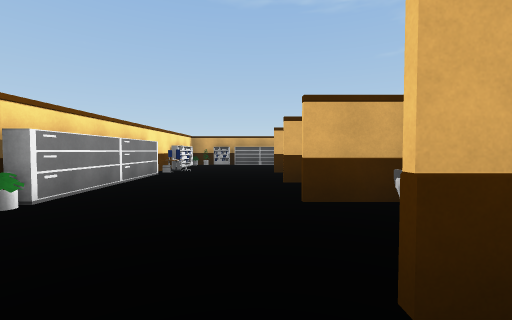
view 1 (above)

19 first-person views from a walk through a 3-D level made in the Unity game engine. The camera is 1.3 m above the floor, tilts 2° down and sees 90° across. The floor is counted in squares, 2.4 m on a side. Each view is taken from the middle of a square. On the plan, view 1 faces up. The plan holds only what a view shows up to about 9 squares ahead; the rest is blank. The place goes on beyond the plan. The player character is not drawn. Some animated figures are not drawn.

view 2
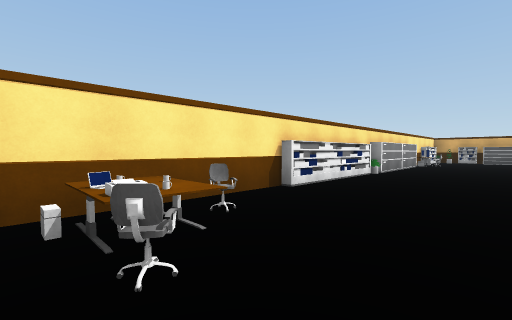

view 3
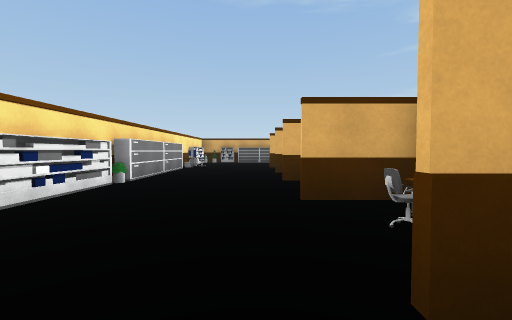

view 4
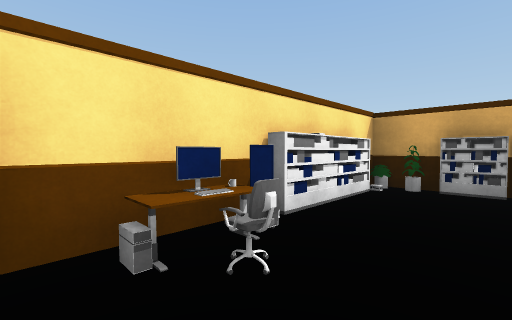

view 5
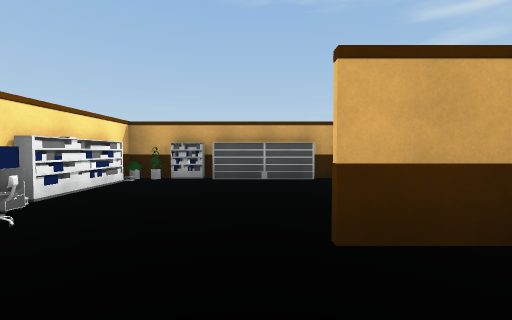

view 6
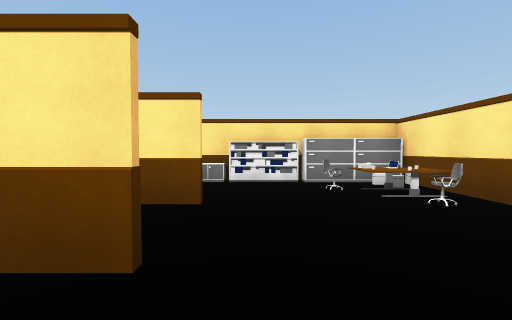

view 7
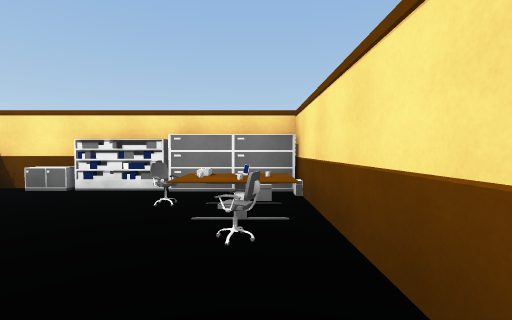

view 8
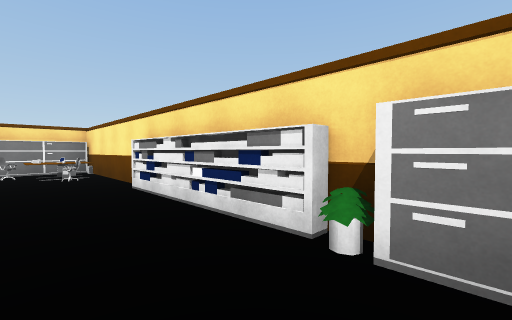

view 9
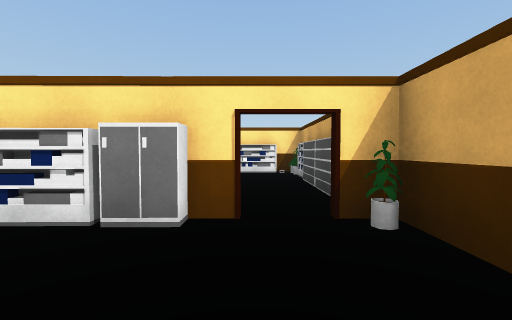

view 10
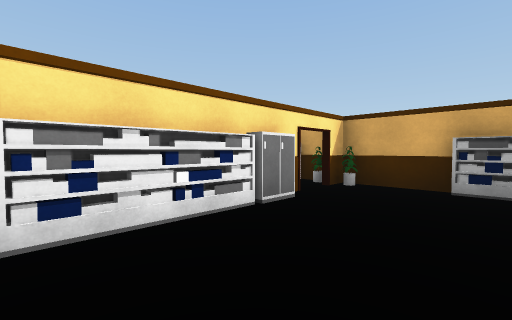

view 11
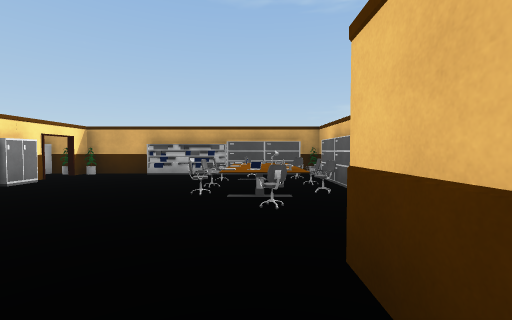

view 12
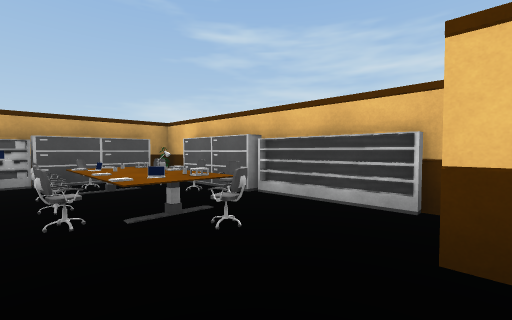

view 13
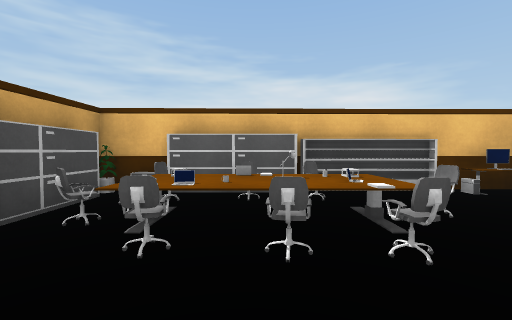

view 14
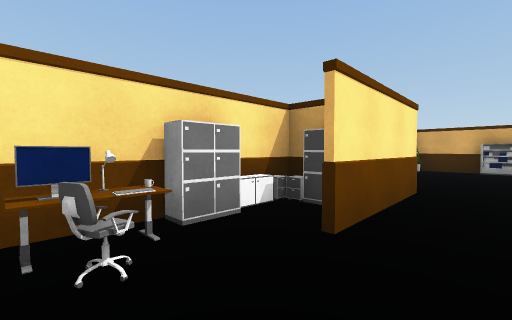

view 15
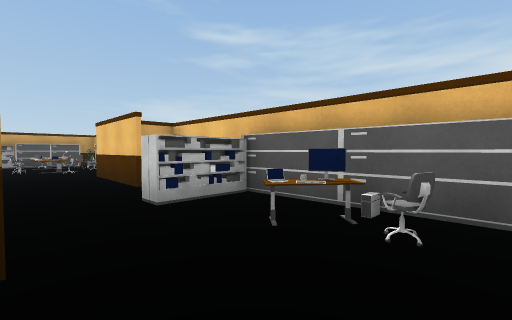

view 16
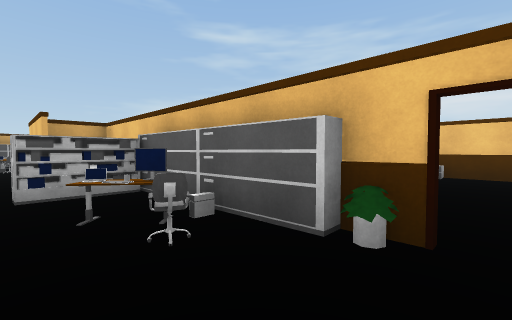

view 17
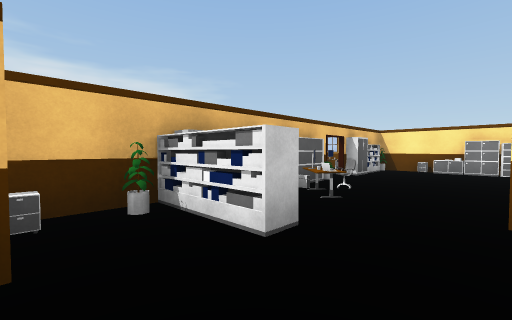

view 18
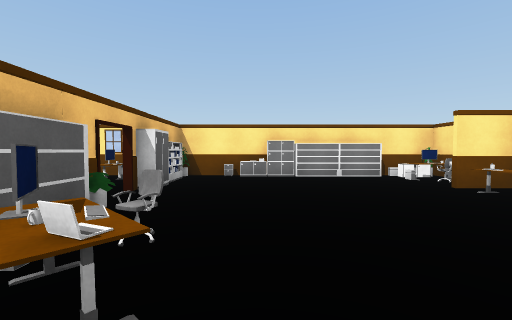

view 19
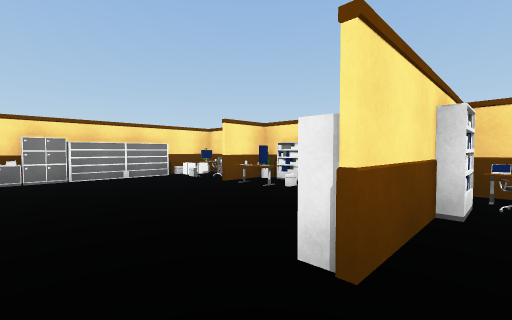

### Floor plan
Key: @ floor where view 1 was taken; # wall or solid block; . floor; S shelf; M monitor; C chair; L laptop; A cabinet; K keyboard; O other object.
Columns run from 3 left of view 1 to 9 right of it. Each row starts with its distance up from view 1.
 10 #OSS#O#S#AO#
  9 #S.. ...CCC
  8 #M.. A..COC
  7 #O.. S  CLC
  6 ##..## ..C.S
  5 #...  # ..O#
  4 #...#AA  .#
  3 #...#OA . O
  2 #O..OMC. SS
  1 #.  # CS .O
  0 #O @O  SSMK
 -1 #.  # ... L
 -2 #C . SM. .C.
 -3 #L.   A...A.
 -4 OLC.  O... SO
 -5 #A#SA##SAOO #

Positions as (right, up) in squares from view 1, and headings:
1: (0, 0), facing up
2: (0, -4), facing up-left
3: (0, -2), facing up
4: (-1, 6), facing up-left
5: (0, 5), facing up
6: (0, 0), facing down
7: (-2, -1), facing down
8: (-1, 3), facing down-left
9: (4, 9), facing left
10: (4, 6), facing up-left
11: (6, 4), facing up
12: (5, 5), facing up-right
13: (4, 8), facing right
14: (4, 2), facing up-left
15: (5, -1), facing up-right
16: (6, -2), facing up-right
17: (5, 3), facing down-right
18: (6, 1), facing down
19: (6, 1), facing down-left
